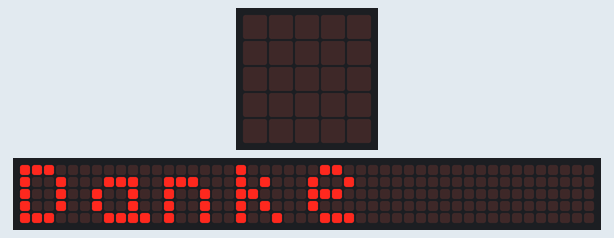
This program was run on a simulated Calliope mini (MakeCode). Parts: the board's 5×5 LED display, a strip that is not on the board, showing the scrolling text unrolled. The 48×5 strip is a reading aid, not a part: it shows the text the display is scrolling, unrolled, one strip-width of it at a time.

Above: at 0.1 s.
At 60.1 s:
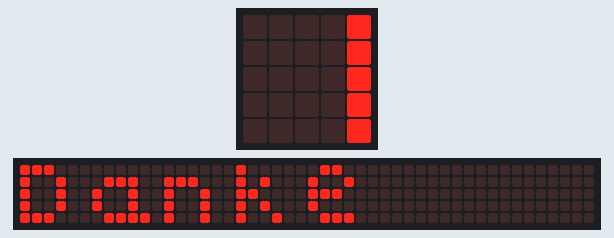
At 120.1 s:
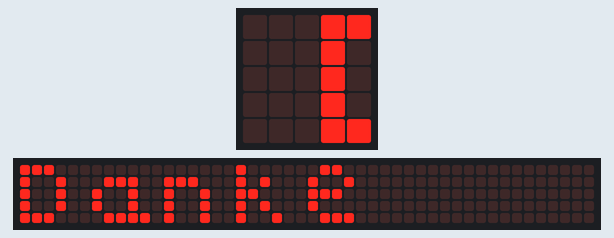

The program:

main.ts
```typescript
loops.everyInterval(60000, function () {

})
basic.forever(function () {
    while (pins.analogReadPin(AnalogPin.C16) < 2) {
        basic.showString("KAFFEE!!!", 300)
    }
    basic.showString("Danke", 60000)
})
basic.forever(function () {

})
```

test.ts
```typescript
// Hier kann man Tests durchführen; diese Datei wird nicht kompiliert, wenn dieses Paket als Erweiterung verwendet wird.
```

Measured:
- what the display in image 1 shows lasts 60.0 s, from 60.0 s to 120.0 s
